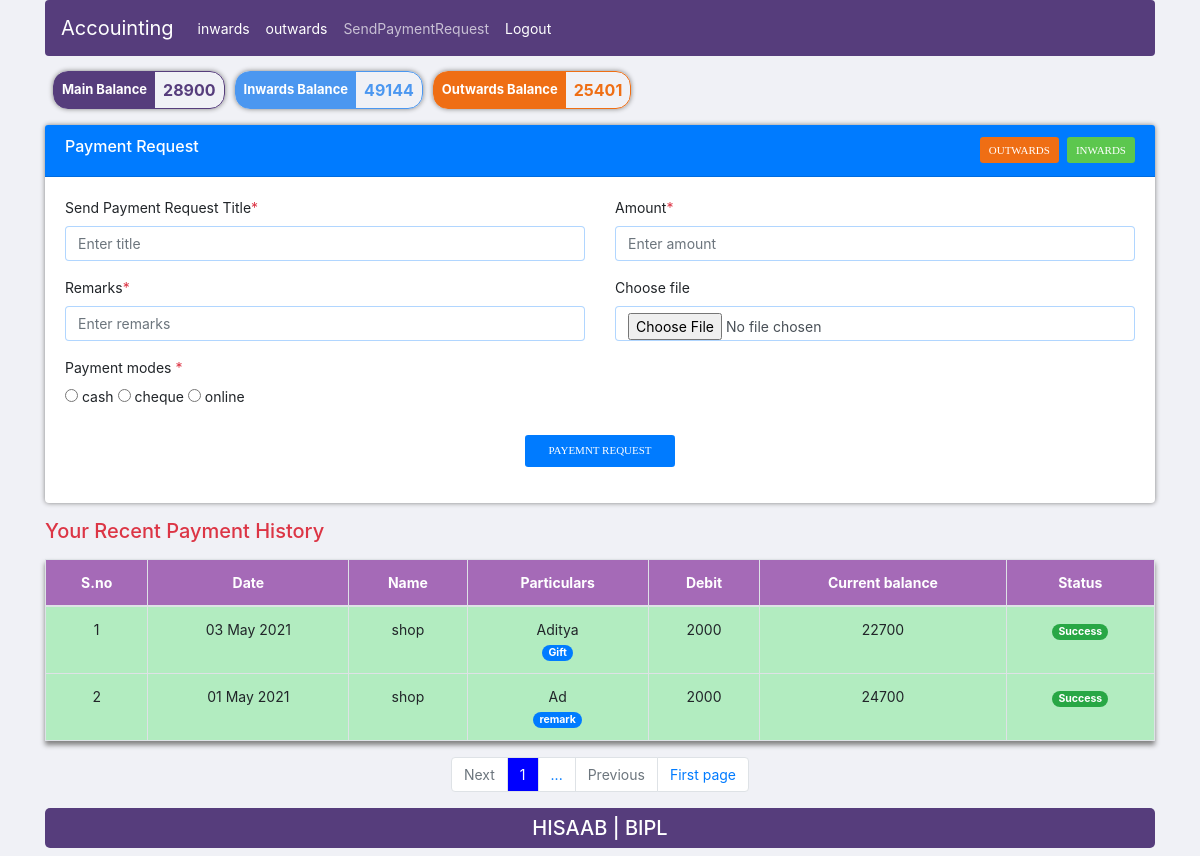
Screenshot of /paymentrequest.php (signed in) with the database file from the repository.
### tables this page shows
CREATE TABLE `user` (
  `user_id` varchar(255) NOT NULL,
  `name` varchar(225) NOT NULL,
  `user_name` varchar(255) NOT NULL,
  `phone` varchar(20) NOT NULL,
  `password` varchar(255) NOT NULL,
  `date` varchar(225) NOT NULL,
  `active` char(10) NOT NULL,
  `reset` varchar(50) NOT NULL,
  `balance` varchar(50) NOT NULL
);

CREATE TABLE `paymentrequest` (
  `id` int(11) NOT NULL,
  `email` varchar(225) NOT NULL COMMENT '0=pending,1=accept,2=reject\r\n',
  `user_id` varchar(20) NOT NULL,
  `title` varchar(255) NOT NULL,
  `credit` varchar(255) NOT NULL,
  `debit` varchar(255) NOT NULL,
  `date` varchar(50) NOT NULL,
  `file` varchar(255) NOT NULL,
  `payment_mode` varchar(50) NOT NULL,
  `remark` varchar(255) NOT NULL,
  `name` varchar(50) NOT NULL,
  `balance` varchar(50) NOT NULL,
  `status` varchar(10) NOT NULL,
  `reference` varchar(225) NOT NULL
);

### paymentrequest.php (the view, shortened to what this page needs)
<?php
     include('database.php');
     $con=mysqli_connect('localhost','root','','accounting');
     $login=$_SESSION['login'];
     $userId=$_SESSION['account'];
            $query=mysqli_query($con,"SELECT * FROM `user` where user_name='$login'");
                while($r=mysqli_fetch_array($query)){
                    $balance=$r['balance'];
                }
            $querys=mysqli_query($con,"SELECT * FROM `data` where user_id='$userId'");
            $res=mysqli_num_rows($querys);
            if($res){
                $queryss=mysqli_query($con,"SELECT sum(debit),sum(credit) FROM `data` where user_id='$userId'");
                while($r=mysqli_fetch_array($queryss)){
                    $totalDebit=$r['sum(debit)'];
                    $totalCredit=$r['sum(credit)'];
                }
            }else{
                $totalCredit=0;
                $totalDebit=0;
            }
?>
<!DOCTYPE html>
<html lang="en">
<head>
    <link rel="stylesheet" href="https://maxcdn.bootstrapcdn.com/bootstrap/4.5.2/css/bootstrap.min.css">
    <link rel="stylesheet" href="https://cdnjs.cloudflare.com/ajax/libs/font-awesome/5.15.3/css/all.min.css">
</head>
<body>
    <div class="container " style="font-size:14px;">
    <nav class="navbar navbar-expand-lg navbar-dark " style="background:#563d7c;border-radius:4px;">
  <a class="navbar-brand" href="inwards.php">Accouinting</a>
  <div class="collapse navbar-collapse" id="navbarSupportedContent">
    <ul class="navbar-nav mr-auto">
      <li class="nav-item">
        <a class="nav-link active"  href="inwards.php">inwards</a>
      </li>
      <li class="nav-item">
        <a class="nav-link active" href="outwards.php">outwards</a>
      </li>
      <li class="nav-item">
        <a class="nav-link disabled" style="color:rgba(255, 255, 255, 0.678);" href="paymentrequest.php">SendPaymentRequest</a>
      </li>
      <li class="nav-item">
        <a class="nav-link active" href="logout.php">Logout</a>
      </li>
    </ul>
  </div>
</nav>
            <div class="row d-flex ml-2">
                <div  style=" margin-top:15px;margin-right:10px;border:1px solid #563d7c; border-radius:15px;align-items:center;box-shadow:0 0 5px 0 grey; " class="d-flex " >
                    <div style="background:#563d7c;font-size:13px; border-radius:12px 0px 0px 12px;" class="text-white p-2"><b>Main Balance</b></div>
                    <div style="font-size:16px;color:#563d7c;" class=" px-2"><b><?php echo $balance;?></b></div>
                </div>
                    <div   style=" margin-top:15px; margin-right:10px;border:1px solid #4b97f0; border-radius:15px;align-items:center;box-shadow:0 0 5px 0 grey; " class="d-flex " >
                        <div style="background:#4b97f0;font-size:13px; border-radius:12px 0px 0px 12px;" class="text-white p-2"><b>Inwards Balance</b></div>
                        <div style="font-size:16px;color:#4b97f0;" class="px-2"><b><?php echo $totalCredit; ?></b></div>
                    </div>
                <div  style="margin-top:15px; border:1px solid #ef6e14; border-radius:15px;align-items:center;box-shadow:0 0 5px 0 grey; " class="d-flex " >
                    <div style="background:#ef6e14;font-size:13px; border-radius:12px 0px 0px 12px;" class="text-white p-2"><b>Outwards Balance</b></div>
                    <div style="font-size:16px;color:#ef6e14;" class="px-2"><b><?php echo $totalDebit?></b></div>
                </div>
            </div>
        <div class="card my-3" style="border:none;box-shadow:0 0  5px grey;">
            <div class="card-header" style="background:#007bff;">
                <div class="row">
                    <div class="col-md-6 col-sm-6 col-6">
                        <h6 class="text-white">Payment Request</h6>
                    </div>
                    <div class="col-md-6 col-sm-6 col-6">
                        <a href="inwards.php" style="background:#66cf3de8;" class=" btn btns btn-sm float-right">inwards</a>
                         <a href="outwards.php" style="background:#ef6e14;" class="mr-2 btn btns btn-sm float-right">Outwards</a>
                    </div>
                </div>
            </div>
            <div class="card-body">
                <form action="" id="reset" onsubmit="return myfun()" method="POST" enctype="multipart/form-data">
                    <div class="row">
                        <div class="col-md-6 col-sm-6 col-12">
                            <div class="form-group">
                                <label for="">Send Payment Request Title<span class="text-danger">*</span></label>
                                <input type="text" name="titles" id="titles" onkeyup="checkTitle()" placeholder="Enter title" class="form-control">
                            </div>
                        </div>
                        <div class="col-md-6 col-sm-6 col-12">
                            <div class="form-group">
                                <label for="">Amount<span class="text-danger">*</span></label>
                                <input type="text" name="amount" id="amount" onkeyup="checkAmount()" placeholder="Enter amount" class="form-control">
                            </div>
                        </div>
                        <div class="col-md-6 col-sm-6 col-12">
                            <div class="form-group">
                                <label for="">Remarks<span class="text-danger">*</span></label>
                                <input type="text" name="remarks" id="remarks" onkeyup="checkRemark()" placeholder="Enter remarks" class="form-control">
                            </div>
                        </div>
                        <div class="col-md-6 col-sm-6 col-12">
                            <div class="form-group">
                                <label for="">Choose file</label>
                                <input type="file" name="choose_file" id="choose_file"  class="form-control">
                            </div>
                        </div>
                        <div class="col-md-6 col-sm-6 col-12">
                            <div class="form-group">
                                <label for="">Payment modes <span class="text-danger">*</span></label>
                                <div class="form-group">
                                    <input type="radio" onchange="checkStatus()" value="cash" name="status" id="status1" />&nbsp;<label for="">cash</label>
                                    <input type="radio" onchange="checkStatus()" value="cheque" name="status" id="status2"/>&nbsp;<label for="">cheque</label>
                                    <input type="radio" onchange="checkStatus()" value="online" name="status" id="status3"/>&nbsp;<label for="">online</label>
                                </div>
                            </div>
                        </div>
                    </div>
                    <div class="form-group text-center">
                        <input type="submit" name="paymentrequest" value="payemnt request" style="background:#007bff;" class="btn mt-4 btns btn-sm  " style="background:#4b97f0;">
                    </div>
                </form>
            </div>
        </div>
        <h5 class="text-danger mb-3" >Your Recent Payment History</h5>
        <div class="table table-responsive-md">
            <table class="table table-bordered table-striped text-center" style="box-shadow:0 4px 5px 0 grey">
                <thead class="text-white" style="background:#a56ab7;">
                    <th>S.no</th>
                    <th>Date</th>
                    <th>Name</th>
                    <th>Particulars</th>
                    <th>Debit</th>
                    <th>Current balance</th>
                    <th>Status</th>
                </thead>
                <?php
                    $con=mysqli_connect('localhost','root','','accounting');
                        $query=mysqli_query($con,"SELECT * FROM `paymentrequest`");
                    $limit=20;
                    $total_row=mysqli_num_rows($query);
                    $total_page=ceil($total_row/$limit);
                    if(!isset($_GET['page'])){
                        $page=1;
                    }else{
                         $page=$_GET['page'];
                    }
                    $row_last=($page-1)*$limit;
                        $data=mysqli_query($con,"SELECT * FROM `paymentrequest` where user_id='$userId' ORDER BY id DESC LIMIT $row_last,$limit");
                    $sno=0;
                    while($row=mysqli_fetch_array($data)){
                        $sno++;
                        if($row['status']==1){
                            $background="#b2ecc0";
                            $results="Success";
                            $badge="badge-success";
                        }else if($row['status']==0){
                            $background="#f8d7da";
                            $results="Penidng...";
                            $badge="badge-danger";
                        }else if($row['status']==2){
                            $background="#ee9ba4";
                            $results="Rejected";
                            $badge="badge-danger";
                        }
                        ?>
                        <tr style="background:<?php echo $background; ?>">
                            <td><?php echo $sno;?></td>
                            <td><?php echo $row['date'];?></td>
                            <td><?php echo $row['name'];?></td>
                            <td>
                                <span style="text-transform:capitalize;"><?php echo $row['title'];?></span><br>
                                <span class="badge badge-pill badge-primary"><?php echo $row['remark'];?></span>
                            </td>
                            <td ><?php echo $row['debit'];?></td>
                            <td ><?php echo $row['balance'];?></td>
                            <td ><strong class="badge badge-pill <?php echo $badge; ?>"><?php echo $results;?></strong></td>
                        </tr>
                    <?php
                    }
                ?>
            </table>
        </div>
        <ul class="pagination  d-flex justify-content-center">
                 <?php
                            if($page<=$total_page){
                                if($page==$total_page){ $one=0;}else{$one=1;}
                                ?>
                                <li class="page-item <?php if($one==0){echo "disabled";}?> ">
                                    <a class="page-link " href="paymentrequest.php?page=<?php echo $page+$one;?>"><?php echo "Next";?></a>
                                </li>
                            <?php
                            }
                                $i=0;
                                for($pages=$page;$pages<=$total_page; $pages++){
                                    if($i!=4){
                                        ?>
                                    <li class="page-item <?php if($page==$pages){ echo "disabled"; } ?>" >
                                        <a class="page-link " style="<?php if($page==$pages){ echo "background:blue;color:white;"; } ?>" href="paymentrequest.php?page=<?php echo $pages;?>"><?php echo $pages;?></a>
                                    </li>
                                    <?php
                                    $i++;
                                    }
                                }
                                if($total_page){
                                    ?>
                                    <li class="page-item">
                                        <span class="page-link">...</span>
                                    </li>
                                    <?php
                                     if($page>0){
                                        if($page==1){ $one=0;}else{$one=1;}
                                        ?>
                                        <li class="page-item <?php if($page==1){echo "disabled";}?> ">
                                            <a class="page-link " href="paymentrequest.php?page=<?php echo $page-$one;?>"><?php echo "Previous";?></a>
                                        </li>
                                    <?php
                                    }
                                    ?>
                                <?php
                                    if($total_page==$page){
                                        ?>
                                        <li class="page-item ">
                                            <a class="page-link" href="paymentrequest.php?page=<?php echo 1;?>"><?php echo ' First page';?></a>
                                        </li>
                                        <?php
                                    }else{
                                        ?>
                                        <li class="page-item ">
                                            <a class="page-link" href="paymentrequest.php?page=<?php echo $total_page;?>"><?php echo $total_page.' Last page';?></a>
                                        </li>
                                        <?php
                                    }
                                ?>
                                <?php
                                }
                 ?>
            </ul>
                    <div class="text-center text-white" >
                        <h5 class="text-white p-2" style="background:#563d7c;border-radius:5px;"><span>HISAAB | BIPL</span></h5>
                    </div>
    </div>
</body>
</html>

### paymentrequest.php (style rules this page uses)
body { background:#f0f1f6; }
input[type="text"],input[type="file"] { box-shadow:none; outline:none; border:1px solid #80bdff9d; font-size:14px; }
input[type="submit"] { height:32px; width:150px; }
.btns { color:#ffffff; text-transform:uppercase; font-size:11px; font-family:verdana; }

### rows the page displays
user: balance "28900"
paymentrequest: date "03 May 2021", name "shop", title "Aditya", remark "Gift", debit "2000", balance "22700", status "Success"
paymentrequest: date "01 May 2021", name "shop", title "Ad", remark "remark", debit "2000", balance "24700", status "Success"

### other values shown
$totalCredit "49144"
$totalDebit "25401"
